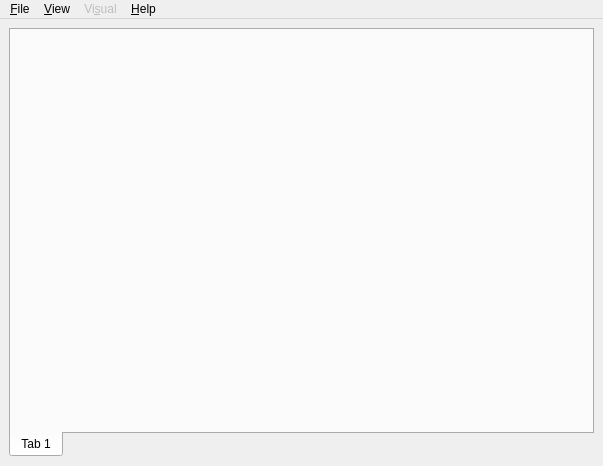
<ui version="4.0" >
 <class>MainWindow</class>
 <widget class="QMainWindow" name="MainWindow" >
  <property name="geometry" >
   <rect>
    <x>0</x>
    <y>0</y>
    <width>603</width>
    <height>466</height>
   </rect>
  </property>
  <property name="cursor" >
   <cursorShape>ArrowCursor</cursorShape>
  </property>
  <property name="windowTitle" >
   <string>SimAff</string>
  </property>
  <property name="dockNestingEnabled" >
   <bool>false</bool>
  </property>
  <property name="dockOptions" >
   <set>QMainWindow::ForceTabbedDocks</set>
  </property>
  <widget class="QWidget" name="centralwidget" >
   <layout class="QVBoxLayout" name="verticalLayout" >
    <item>
     <widget class="QTabWidget" name="tabWidget" >
      <property name="tabPosition" >
       <enum>QTabWidget::South</enum>
      </property>
      <property name="tabShape" >
       <enum>QTabWidget::Rounded</enum>
      </property>
      <property name="currentIndex" >
       <number>0</number>
      </property>
      <widget class="QWidget" name="tab" >
       <attribute name="title" >
        <string>Tab 1</string>
       </attribute>
      </widget>
     </widget>
    </item>
   </layout>
  </widget>
  <widget class="QMenuBar" name="menubar" >
   <property name="geometry" >
    <rect>
     <x>0</x>
     <y>0</y>
     <width>603</width>
     <height>26</height>
    </rect>
   </property>
   <widget class="QMenu" name="menuFile" >
    <property name="title" >
     <string>&amp;File</string>
    </property>
    <addaction name="actionNew_system" />
    <addaction name="actionOpen" />
    <addaction name="actionSave" />
    <addaction name="actionClose" />
    <addaction name="separator" />
    <addaction name="actionExit" />
    <addaction name="separator" />
   </widget>
   <widget class="QMenu" name="menuHelp" >
    <property name="title" >
     <string>&amp;Help</string>
    </property>
    <addaction name="actionAbout" />
   </widget>
   <widget class="QMenu" name="menu_View" >
    <property name="title" >
     <string>&amp;View</string>
    </property>
   </widget>
   <widget class="QMenu" name="menuVisual" >
    <property name="enabled" >
     <bool>false</bool>
    </property>
    <property name="title" >
     <string>Vi&amp;sual</string>
    </property>
    <addaction name="actionNewVisual" />
    <addaction name="actionClearAllVisuals" />
   </widget>
   <addaction name="menuFile" />
   <addaction name="menu_View" />
   <addaction name="menuVisual" />
   <addaction name="menuHelp" />
  </widget>
  <action name="actionExit" >
   <property name="text" >
    <string>E&amp;xit</string>
   </property>
  </action>
  <action name="actionAbout" >
   <property name="text" >
    <string>&amp;About</string>
   </property>
  </action>
  <action name="actionOpen" >
   <property name="text" >
    <string>&amp;Open</string>
   </property>
  </action>
  <action name="actionSystem_Description" >
   <property name="text" >
    <string>System Description</string>
   </property>
  </action>
  <action name="actionClose" >
   <property name="enabled" >
    <bool>false</bool>
   </property>
   <property name="text" >
    <string>&amp;Close</string>
   </property>
  </action>
  <action name="actionSave" >
   <property name="enabled" >
    <bool>false</bool>
   </property>
   <property name="text" >
    <string>&amp;Save</string>
   </property>
  </action>
  <action name="actionNewVisual" >
   <property name="text" >
    <string>&amp;New Visual</string>
   </property>
  </action>
  <action name="actionClear_All_Visuals" >
   <property name="text" >
    <string>Clear All Visuals</string>
   </property>
  </action>
  <action name="actionClearAllVisuals" >
   <property name="text" >
    <string>&amp;Clear All Visuals</string>
   </property>
  </action>
  <action name="actionNew_system" >
   <property name="enabled" >
    <bool>false</bool>
   </property>
   <property name="text" >
    <string>&amp;New system</string>
   </property>
  </action>
 </widget>
 <resources/>
 <connections>
  <connection>
   <sender>actionExit</sender>
   <signal>triggered()</signal>
   <receiver>MainWindow</receiver>
   <slot>close()</slot>
   <hints>
    <hint type="sourcelabel" >
     <x>-1</x>
     <y>-1</y>
    </hint>
    <hint type="destinationlabel" >
     <x>399</x>
     <y>299</y>
    </hint>
   </hints>
  </connection>
 </connections>
</ui>
